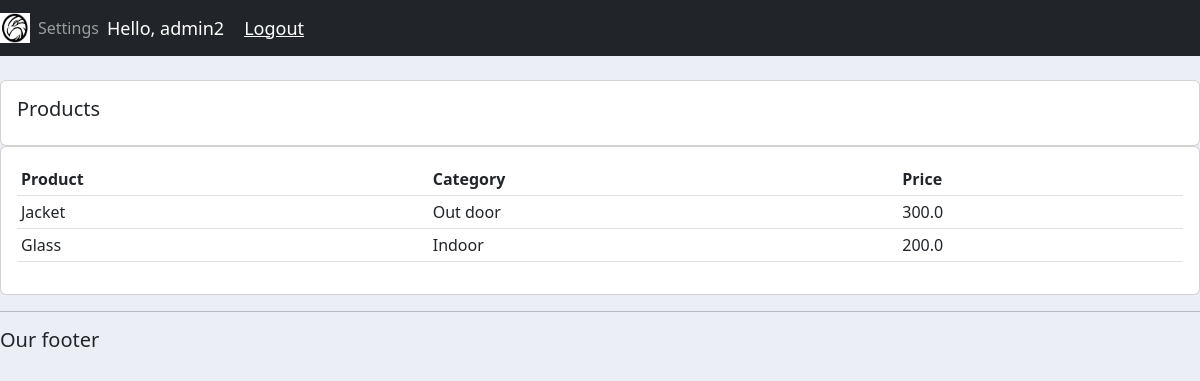
The page /products/ (signed in) on the database its author committed.
### accounts/models.py (models this page shows, shortened)
class Product(models.Model):
    CATEGORY=(
        ('Indoor','Indoor'),
        ('Out door','Out door'),
    )
    name = models.CharField(max_length=200, null=True)
    price = models.FloatField(null=True)
    category = models.CharField(max_length=200, null=True,choices=CATEGORY)
    description = models.CharField(max_length=200, null=True, blank=True)
    date_created = models.DateTimeField(auto_now_add=True, null=True)
    tags = models.ManyToManyField(Tag)

### accounts/decorators.py (the view)
    def wrapper_function(request, *args, **kwargs):
        group = None
        if request.user.groups.exists():
            group = request.user.groups.all()[0].name
        if group == 'Customer':
            return redirect('user-page')
        if group == 'Admin':
            return view_func(request, *args, **kwargs)

### accounts/views.py (called while the page is built)
@login_required(login_url='login')
@admin_only
def products(request):
    products = Product.objects.all()
    return render(request , 'accounts/products.html',{'products':products})

### accounts/templates/accounts/products.html
{% extends 'accounts/main.html' %}
{% block content %}
<br>
<div class="row">
    <div class="col-md">
        <div class="card card-body">
            <h5>Products</h5>
        </div>
        <div class="card card-body">
            <table class="table table-sm">
                <tr>
                    <th>Product</th>
                    <th>Category</th>
                    <th>Price</th>
                </tr>
                {% for i in products %}
                <tr>
                    <td>{{ i.name }}</td>
                    <td>{{ i.category }}</td>
                    <td>{{ i.price }}</td>
                </tr>
                {% endfor %}
            </table>
        </div>
    </div>
</div>
{% endblock %}

### accounts/templates/accounts/navbar.html (shortened to what this page needs)
{% load static %}
<nav class="navbar navbar-expand-lg navbar-dark bg-dark">
    <img src="{% static 'images/logo.png' %}" width="30px" height="30px">
    <div class="collapse navbar-collapse" id="navbarNav">
      <ul class="navbar-nav">
        {% if request.user.is.staff %}
        <li class="nav-item active">
          <a class="nav-link" href="{% url 'home' %}">Dashboard</a>
        </li>
        <li class="nav-item">
          <a class="nav-link" href="{% url 'products' %}">Products</a>
        </li>
        {% else%}
        <li class="nav-item">
          <a class="nav-link" href="{% url 'account' %}">Settings</a>
        </li>
        {% endif %}
      </ul>
      <span class="hello-msg">Hello, {{request.user}}</span>
    <span><a class="hello-msg" href="{% url 'logout' %}">Logout</a></span>
    </div>
  </nav>

### static/css/main.css (style rules this page uses)
body { background-color: #ebeff5; }

### accounts/templates/accounts/navbar.html (style rules this page uses)
.hello-msg { font-size: 18px; color: #fff; margin-right: 20px; }

### rows shown on the page
Product: name "Jacket", category "Out door", price "300.0"
Product: name "Glass", category "Indoor", price "200.0"

### other values the page prints
{{ request.user }} "admin2"
